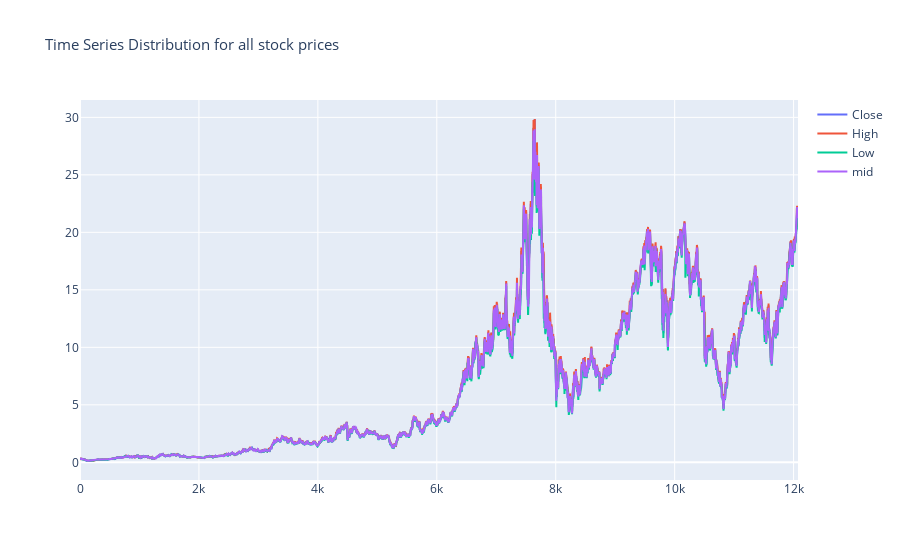

The code cell stored with this chart in its notebook:
### Code cell
import plotly.graph_objects as go

trace = {
    'x': df.index,
    'y': df.Close,
    'type': 'scatter',
    'showlegend': True,
    "name": "Close"
}

trace2 = {
    'x': df.index,
    'y': df.High,
    'type': 'scatter',
    'showlegend': True,
    "name": "High"
}

trace3 = {
    'x': df.index,
    'y': df.Low,
    'type': 'scatter',
    'showlegend': True,
    "name": "Low"
}

trace4 = {
    'x': df.index,
    'y': df.mid,
    'type': 'scatter',
    'showlegend': True,
    "name": "mid"
}


data = [trace, trace2, trace3, trace4
       ]
layout = go.Layout({
    'title': {
        'text': 'Time Series Distribution for all stock prices',
        'font': {
            'size': 15
        }
    }
})

fig = go.Figure(data = data, layout = layout)
fig.write_html("candle.html")
fig.show()

### Figure 1 — Plotly figure (JSON) as saved in the notebook; plotly's stock layout.template omitted (floating-point values rounded to 4 significant figures; data arrays with more than 128 entries replaced by an {"elided": "..."} marker saying what was removed)
{"data": [{"name": "Close", "showlegend": true, "type": "scatter", "x": {"elided": "12075 int values"}, "y": {"elided": "12075 float values"}}, {"name": "High", "showlegend": true, "type": "scatter", "x": {"elided": "12075 int values"}, "y": {"elided": "12075 float values"}}, {"name": "Low", "showlegend": true, "type": "scatter", "x": {"elided": "12075 int values"}, "y": {"elided": "12075 float values"}}, {"name": "mid", "showlegend": true, "type": "scatter", "x": {"elided": "12075 int values"}, "y": {"elided": "12075 float values"}}], "layout": {"title": {"font": {"size": 15}, "text": "Time Series Distribution for all stock prices"}}}
